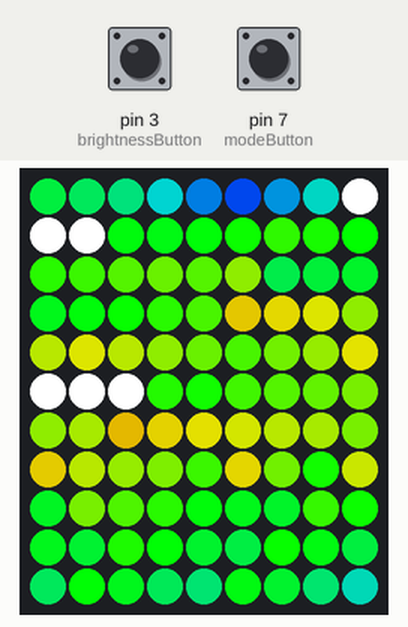
Bench run of a sketch on a simulated Arduino Uno, built with avr-gcc and run on an emulated ATmega328P. Parts: 9×11 RGB LED matrix (first LED top left, wired row by row). Inputs (shaded band) come from the test bench; at power-on: pin 7 (modeButton) HIGH, pin 3 (brightnessButton) HIGH. Dim RGB values are drawn brighter than linear; random numbers use the default seed unless the sketch sets one.

Above: at 1.2 s.
1.3 s: pin 7 (modeButton) pulled LOW for 0.15 s
4.4 s: pin 7 (modeButton) pulled LOW for 1 s
At 5.45 s:
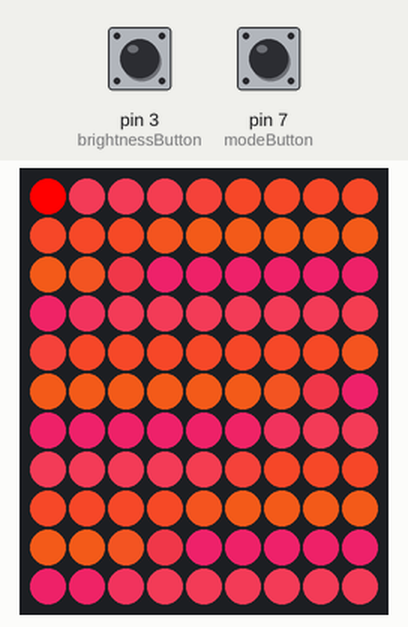
6.0 s: pin 7 (modeButton) pulled LOW for 0.15 s
9.1 s: pin 7 (modeButton) pulled LOW for 3.2 s
At 13.0 s:
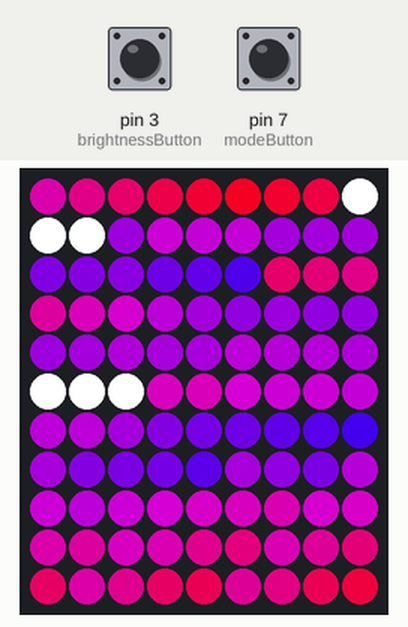
15.3 s: pin 7 (modeButton) pulled LOW for 1 s
At 16.34 s:
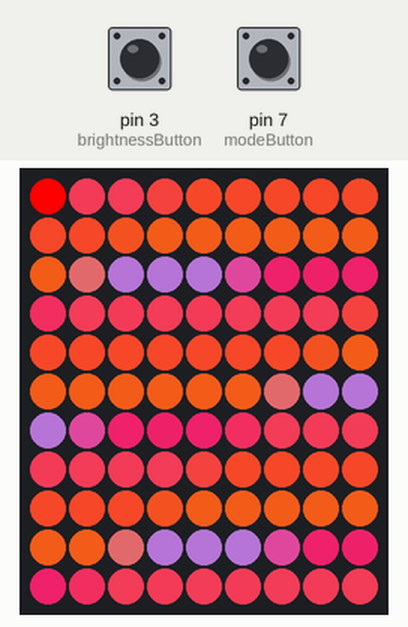
16.9 s: pin 3 (brightnessButton) pulled LOW for 0.15 s
At 17.1 s:
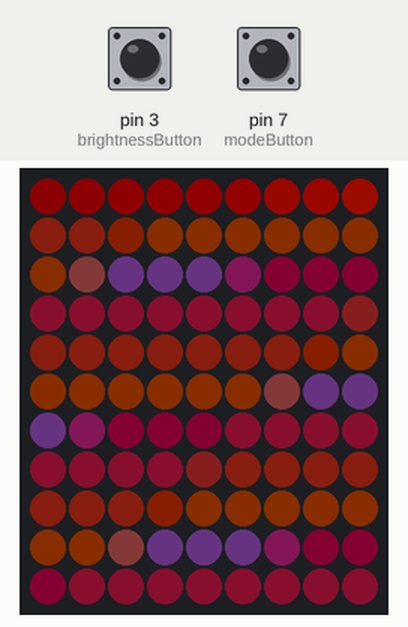
Timing chart, 0 to 19.9 s (numbered marks = the images above; inputs shaded):
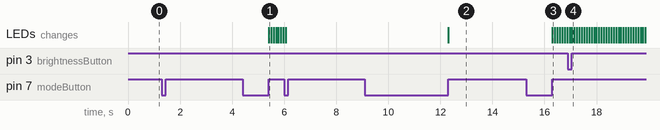

The sketch:

led-wolf-mask.ino
```cpp
#include <FastLED.h>
#include <JC_Button.h>

#define DATA_PIN 2
#define NUM_ROWS 11
#define NUM_COLS 9
#define LAST_VISIBLE_LED 56
#define MAX_DIMENSION ((NUM_COLS > NUM_ROWS) ? NUM_COLS : NUM_ROWS)
#define NUM_LEDS (NUM_COLS * NUM_ROWS)
#define PATTERN_MODES 3
#define BRIGHT_MODES 3

int currentMode = 1;
Button modeButton(7);

int currentBrightness = 3;
Button brightnessButton(3);

CRGBArray<NUM_LEDS> leds;

int rightEar[6] = { 18, 19, 20, 21, 22, 23 };
int rightFace[18] = { 0, 1, 2, 3, 4, 5, 6, 7, 8, 9, 10, 12, 13, 14, 15, 16, 17, 11 };
int rightEye[3] = { 8, 9, 10 };
int midline[8] = { 31, 30, 29, 28, 27, 26, 25, 24 };
int leftEye[3] = { 47, 46, 45 };
int leftFace[18] = { 55, 54, 53, 52, 51, 50, 49, 48, 47, 46, 45, 44, 43, 42, 41, 40, 39, 38 };
int leftEar[6] = { 37, 36, 35, 34, 33, 32 };

// Numbers > LAST_VISIBLE_LED won't light up.
const uint8_t XYTable[] = {
  56,   32,   57,   58,   59,   60,   61,   23,   62,
  63,   33,   34,   64,   65,   66,   21,   22,   67,
  68,   37,   36,   35,   69,   20,   19,   18,   70,
  44,   38,   39,   40,   31,   15,   16,   17,   11,
  71,   43,   42,   41,   30,   14,   13,   12,   72,
  55,   73,   74,   75,   29,   76,   77,   78,   0,
  54,   45,   79,   80,   28,   81,   82,   10,   1,
  53,   46,   83,   84,   27,   85,   86,   9,    2,
  52,   47,   87,   88,   26,   89,   90,   8,    3,
  51,   48,   91,   92,   25,   93,   94,   7,    4,
  50,   49,   95,   96,   24,   97,   98 ,  6,    5,
};

//        32,                                 23,
//        33,   34,                     21,   22,
//        37,   36,   35,         20,   19,   18,
//
//  44,   38,   39,   40,   31,   15,   16,   17,   11,
//        43,   42,   41,   30,   14,   13,   12,
//
//  55,                     29,                     0,
//  54,   45,               28,               10,   1,
//  53,   46,               27,               9,    2,
//  52,   47,               26,               8,    3,
//  51,   48,               25,               7,    4,
//  50,   49,               24,               6,    5,

void setup() {
  // For logging.
  Serial.begin(57600);

  FastLED.addLeds<WS2812B,  DATA_PIN, GRB>(leds, NUM_LEDS);

  modeButton.begin();
  brightnessButton.begin();
}

void loop() {
  switch (currentMode) {
    case 1:
      runRainbow();
      break;
    case 2:
      runGradient();
      break;
    case 3:
      runSnake();
      break;
    default:
      currentMode = 1;
      break;
  }
}

// Matrix.
uint16_t XY(uint8_t x, uint8_t y) {
  if ((x >= NUM_COLS) || (y >= NUM_ROWS)) {
    return (LAST_VISIBLE_LED + 1);
  }

  uint8_t i = (y * NUM_COLS) + x;
  uint8_t j = XYTable[i];
  return j;
}

#include "Rainbow.h"
#include "Gradient.h"
#include "Snake.h"

bool checkButton() {
  brightnessButton.read();

  if (brightnessButton.wasReleased()) {
    currentBrightness = currentBrightness < BRIGHT_MODES
      ? currentBrightness + 1
      : 1;
  }

  modeButton.read();

  if (modeButton.wasReleased()) {
    currentMode = currentMode > PATTERN_MODES
      ? 1
      : currentMode + 1;
    return true;
  }
  return false;
}

void runRainbow() {
  bool isRunning = true;
  Rainbow rainbow = Rainbow();
  while(isRunning) isRunning = rainbow.runPattern();
}

void runGradient() {
  bool isRunning = true;
  Gradient gradient = Gradient();
  while(isRunning) isRunning = gradient.runPattern();
}

void runSnake() {
  bool isRunning = true;
  Snake snake = Snake();
  while(isRunning) isRunning = snake.runPattern();
}

void setEyeColour(CRGB colour) {
  for (size_t i = 0; i < sizeof(rightEye) / sizeof(rightEye[0]); i++) {
    int num = rightEye[i];
    leds[num] = colour;
  }

  for (size_t i = 0; i < sizeof(leftEye) / sizeof(leftEye[0]); i++) {
    int num = leftEye[i];
    leds[num] = colour;
  }
}

void show() {
  FastLED.show(map(currentBrightness, 1, BRIGHT_MODES, 30, 255));
}
```

Gradient.h
```cpp
class Gradient {
  public:
    Gradient() {};
    bool runPattern();

  private:
    uint8_t paletteIndex = 0;
    uint8_t paletteNumber = 0;

    const CRGBPalette16 sunset = {
      0xE42065,
      0xE42065,
      0xE42065,
      0xE42065,

      0xF53D58,
      0xF53D58,
      0xF53D58,
      0xF53D58,

      0xFF4B2B,
      0xFFF4B2B,
      0xFF4B2B,
      0xFF4B2B,

      0xF55C1A,
      0xF55C1A,
      0xF55C1A,
      0xF55C1A
    };

    const CRGBPalette16 iceBlue = {
      0x595cff,
      0x595cff,
      0x90AAFF,
      0x90AAFF,

      0x557DFF,
      0x557DFF,
      0x595cff,
      0x595cff,

      0x595cff,
      0x595cff,
      0x557DFF,
      0x90AAFF,

      0x90AAFF,
      0x90AAFF,
      0x595cff,
      0x595cff,
    };

    CRGBPalette16 currentPalette = sunset;
    CRGBPalette16 targetPalette = iceBlue;
};

bool Gradient::runPattern() {
  if (checkButton()) {
    return false;
  }

  fill_palette(leds, NUM_LEDS, paletteIndex, 8, currentPalette, 255, LINEARBLEND);

  EVERY_N_MILLISECONDS(10) {
    paletteIndex++;
  }

  nblendPaletteTowardPalette(currentPalette, targetPalette, 6);

  switch (paletteNumber) {
    case 0:
      targetPalette = sunset;
      break;
    case 1:
      targetPalette = iceBlue;
      break;
  }

  EVERY_N_SECONDS(15) {
    paletteNumber++;

    if (paletteNumber > 1) {
      paletteNumber = 0;
    }
  }

  show();

  return true;
}
```

Rainbow.h
```cpp
class Rainbow {
  public:
  Rainbow() {};
    bool runPattern();

  private:
    const static uint16_t speed = 14;
    uint16_t rainbowShift = (random8(0, 5) * 32) + speed;
    uint16_t rainbowTime = 0;
    const static uint8_t rainbowXfactor = 5;
    const static uint8_t rainbowYfactor = 5;
};

bool Rainbow::runPattern() {
  if (checkButton()) {
    return false;
  }

  for (int16_t x = 0; x < NUM_COLS; x++) {
    for (int16_t y = 0; y < NUM_ROWS; y++) {
      int16_t r = sin16(rainbowTime) / 256;

      int16_t h = sin16(x * r * rainbowXfactor + rainbowTime) +
                  cos16(y * (-r) * rainbowYfactor + rainbowTime) +
                  sin16(y * x * (cos16(-rainbowTime) / 256) / 2);

      leds[XY(x, y)] = CHSV((uint8_t)((h / 256) + 128), 255, 255);
    }
  }

  uint16_t oldRainbowTime = rainbowTime;
  rainbowTime += rainbowShift;

  if (oldRainbowTime > rainbowTime) {
    rainbowShift = (random8(0, 5) * 32) + speed;
  }

  setEyeColour(CRGB::White);

  show();

  return true;
}
```

Snake.h
```cpp
class Snake {
  public:
    Snake() {};
    bool runPattern();

  private:
    uint8_t hue;
    const static uint8_t fade = 30;
    const static uint8_t delay = 90;

    bool lightLeds(int* leds, int size);
};

bool Snake::runPattern() {
  if (!lightLeds(rightFace, sizeof(rightFace) / sizeof(rightFace[0]))) return false;
  if (!lightLeds(rightEar, sizeof(rightEar) / sizeof(rightEar[0]))) return false;
  if (!lightLeds(midline, sizeof(midline) / sizeof(midline[0]))) return false;
  if (!lightLeds(leftFace, sizeof(leftFace) / sizeof(leftFace[0]))) return false;
  if (!lightLeds(leftEar, sizeof(leftEar) / sizeof(leftEar[0]))) return false;
  return true;
}

bool Snake::lightLeds(int* ledsArray, int size) {
  for (int i = 0; i < size; i++) {
    leds.fadeToBlackBy(fade);
    int num = ledsArray[i];
    leds[num] = CHSV(hue++, 255, 255);
    show();

    unsigned long start = millis();
    while (millis() - start < delay) {
      if (checkButton()) {
        return false;
      }
    }
  }
  return true;
}
```
